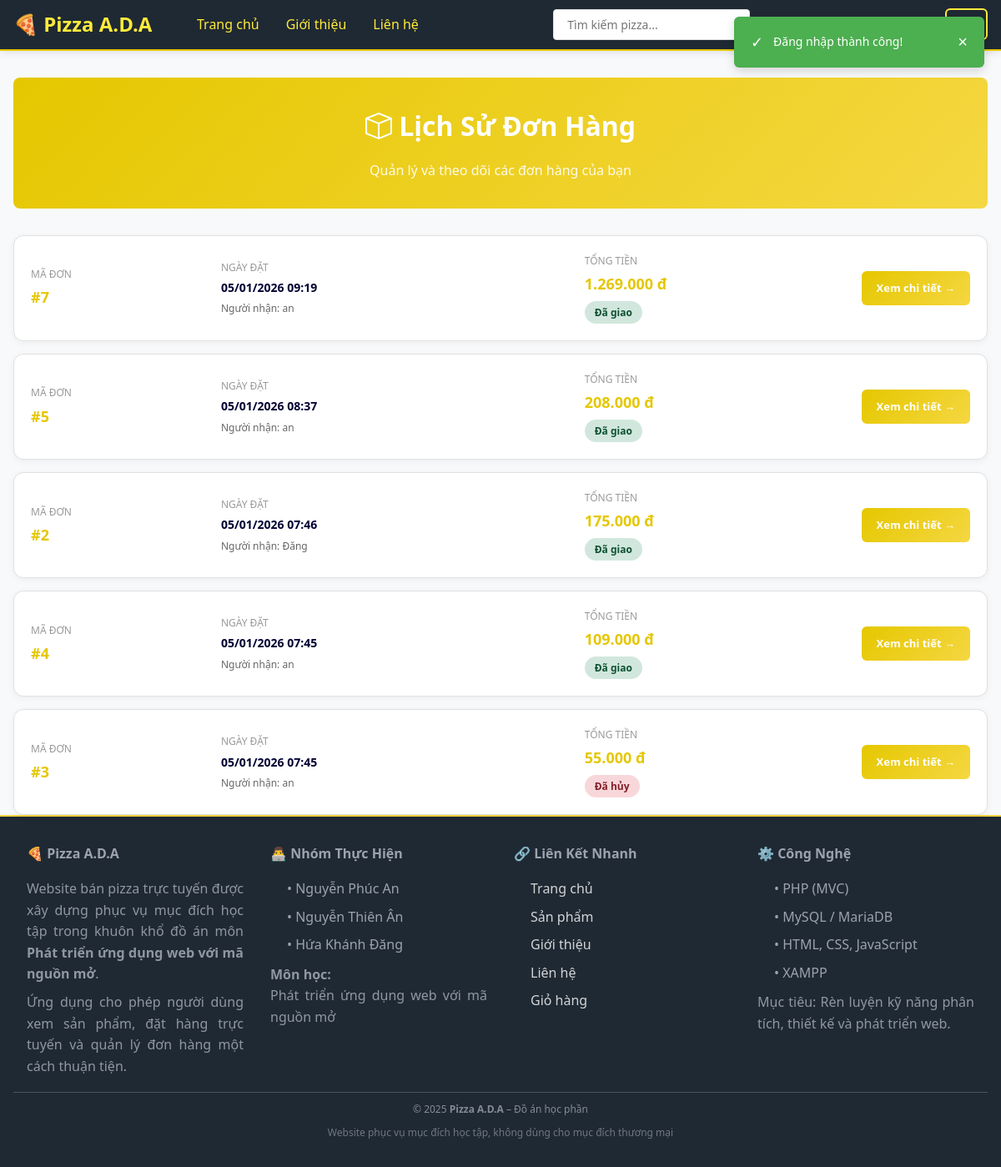
Screenshot of /public/index.php?action=order&method=history (signed in) with the database file from the repository.
### tables this page shows
CREATE TABLE `orders` (
  `order_id` int(11) NOT NULL,
  `tong_tien` decimal(10,2) NOT NULL,
  `phuong_thuc_thanh_toan` varchar(255) NOT NULL,
  `trang_thai` varchar(50) NOT NULL DEFAULT 'Chờ xác nhận',
  `ngay_tao_order` timestamp NOT NULL DEFAULT current_timestamp() ON UPDATE current_timestamp(),
  `nguoi_mua_id` int(11) NOT NULL,
  `nguoi_nhan` varchar(255) NOT NULL,
  `sdt_nguoi_nhan` varchar(10) NOT NULL,
  `dia-chi_nhan` text NOT NULL
);

### app/Controllers/Controller.php (called while the page is built, shortened)
<?php
class Controller
{
    protected function render($view, $data = [])
    {
        extract($data);
        $viewPath = APP_PATH . 'Views/' . $view . '.php';
        include $viewPath;
    }
    protected function checkSession()
    {
        if (isset($_SESSION['user_id'])) {
            $this->user = [
                'user_id' => $_SESSION['user_id'],
                'ten_nguoi_dung' => $_SESSION['ten_nguoi_dung'],
                'email_user' => $_SESSION['email_user'] ?? null,
                'is_customer' => true
            ];
        }
    }
}
?>

### app/Controllers/OrderController.php (called while the page is built, shortened)
<?php
require_once APP_PATH . 'Controllers/Controller.php';
require_once APP_PATH . 'Models/Order.php';
class OrderController extends Controller
{
    private $orderModel;
    public function __construct()
    {
        $this->orderModel = new Order();
    }
    public function history()
    {
        $page = $_GET['page'] ?? 1;
        $orders = $this->orderModel->getByUserId($this->user['user_id'], $page);
        $total = $this->orderModel->countByUserId($this->user['user_id']);
        $totalPages = ceil($total / ADMIN_ITEMS_PER_PAGE);
        $data = [
            'orders' => $orders,
            'current_page' => $page,
            'total_pages' => $totalPages
        ];
        $this->render('order/history', $data);
    }
}
?>

### config/Database.php (called while the page is built)
<?php
class Database
{
    private static $connection = null;
    public static function connect()
    {
        if (self::$connection === null) {
            try {
                $config = [
                    'host' => 'localhost:3307',
                    'dbname' => 'web_ban_pizza',
                    'user' => 'root',
                    'password' => ''
                ];
                $dsn = "mysql:host=" . $config['host'] . ";dbname=" . $config['dbname'] . ";charset=utf8mb4";
                self::$connection = new PDO(
                    $dsn,
                    $config['user'],
                    $config['password'],
                    [
                        PDO::ATTR_ERRMODE => PDO::ERRMODE_EXCEPTION,
                        PDO::ATTR_DEFAULT_FETCH_MODE => PDO::FETCH_ASSOC,
                        PDO::ATTR_EMULATE_PREPARES => false
                    ]
                );
            } catch (PDOException $e) {
                die("Connection Error: " . $e->getMessage());
            }
        }
        return self::$connection;
    }
}
?>

### app/Models/Order.php (called while the page is built, shortened)
<?php
require_once APP_PATH . 'Models/Model.php';
class Order extends Model
{
    protected $table = 'orders';
    public function getByUserId($userId, $page = 1)
    {
        $offset = ($page - 1) * ADMIN_ITEMS_PER_PAGE;
        $sql = "SELECT * FROM {$this->table} WHERE nguoi_mua_id = ?
                ORDER BY ngay_tao_order DESC
                LIMIT ? OFFSET ?";
        $stmt = $this->query($sql, [$userId, ADMIN_ITEMS_PER_PAGE, $offset]);
        return $stmt->fetchAll();
    }
}
?>

### app/Models/Model.php (called while the page is built, shortened)
<?php
require_once ROOT_PATH . 'config/Database.php';
abstract class Model
{
    protected $db;
    public function __construct()
    {
        $this->db = Database::connect();
    }
    public function query($sql, $params = [])
    {
        $stmt = $this->db->prepare($sql);
        $stmt->execute($params);
        return $stmt;
    }
}
?>

### app/Views/order/history.php (the view, shortened to what this page needs)
<?php include APP_PATH . 'Views/layout/header.php'; ?>
<div class="container">
    <div class="page-header">
        <h1><i class="bi bi-box"></i> Lịch Sử Đơn Hàng</h1>
        <p>Quản lý và theo dõi các đơn hàng của bạn</p>
    </div>
    <div style="margin-top: 30px;">
        <?php if (empty($orders)): ?>
            <div style="background: white; padding: 40px; border-radius: 12px; text-align: center; border: 1px solid #e0e0e0;">
                <div style="font-size: 48px; margin-bottom: 15px;"><i class="bi bi-cart-dash" style="color: #666; font-size: 48px;"></i></div>
                <h3 style="margin: 0 0 10px 0; color: var(--text-dark);">Chưa có đơn hàng nào</h3>
                <p style="margin: 0 0 20px 0; color: #666;">Bạn chưa đặt hàng. Hãy khám phá bộ sưu tập pizza của chúng tôi!</p>
                <a href="<?php echo SITE_URL; ?>index.php?action=home" class="btn btn-primary" style="display: inline-block; text-decoration: none; background: linear-gradient(135deg, var(--primary-color) 0%, var(--primary-light) 100%); color: white; padding: 12px 30px; border-radius: 6px; font-weight: 600;">
                    <i class="bi bi-circle"></i> Mua sắm ngay
                </a>
            </div>
        <?php else: ?>
            <div style="display: flex; flex-direction: column; gap: 15px;">
                <?php foreach ($orders as $order): ?>
                    <div style="background: white; border: 1px solid #e0e0e0; border-radius: 12px; padding: 20px; box-shadow: 0 2px 8px rgba(0,0,51,0.05); transition: box-shadow 0.3s;" onMouseOver="this.style.boxShadow='0 4px 16px rgba(0,0,51,0.1)'" onMouseOut="this.style.boxShadow='0 2px 8px rgba(0,0,51,0.05)'">
                        <div style="display: grid; grid-template-columns: 1fr 2fr 1.5fr auto; gap: 20px; align-items: center;">
                            <div>
                                <p style="margin: 0 0 4px 0; font-size: 12px; color: #999; text-transform: uppercase;">Mã đơn</p>
                                <p style="margin: 0; font-size: 18px; font-weight: 700; color: var(--primary-color);">#<?php echo $order['order_id']; ?></p>
                            </div>
                            <div>
                                <p style="margin: 0 0 4px 0; font-size: 12px; color: #999; text-transform: uppercase;">Ngày đặt</p>
                                <p style="margin: 0; font-size: 14px; color: var(--text-dark); font-weight: 600;"><?php echo date('d/m/Y H:i', strtotime($order['ngay_tao_order'])); ?></p>
                                <p style="margin: 4px 0 0 0; font-size: 12px; color: #666;">Người nhận: <?php echo htmlspecialchars($order['nguoi_nhan'] ?? '-'); ?></p>
                            </div>
                            <div>
                                <p style="margin: 0 0 4px 0; font-size: 12px; color: #999; text-transform: uppercase;">Tổng tiền</p>
                                <p style="margin: 0 0 6px 0; font-size: 18px; font-weight: 700; color: var(--primary-color);"><?php echo number_format($order['tong_tien'], 0, ',', '.'); ?> đ</p>
                                <span style="display: inline-block; padding: 4px 12px; border-radius: 20px; font-size: 12px; font-weight: 600;
                                    <?php
                                    $status = $order['trang_thai'];
                                    if ($status === 'Chờ xác nhận') echo 'background: #fff3cd; color: #856404;';
                                    elseif ($status === 'Đã xác nhận') echo 'background: #d1ecf1; color: #0c5460;';
                                    elseif ($status === 'Đang giao') echo 'background: #cfe2ff; color: #084298;';
                                    elseif ($status === 'Đã giao') echo 'background: #d1e7dd; color: #0f5132;';
                                    elseif ($status === 'Đã hủy') echo 'background: #f8d7da; color: #842029;';
                                    ?>">
                                    <?php echo htmlspecialchars($status); ?>
                                </span>
                            </div>
                            <div>
                                <a href="<?php echo SITE_URL; ?>index.php?action=order&method=detail&id=<?php echo $order['order_id']; ?>"
                                   style="display: inline-block; background: linear-gradient(135deg, var(--primary-color) 0%, var(--primary-light) 100%); color: white; padding: 10px 18px; border-radius: 6px; text-decoration: none; font-size: 13px; font-weight: 600; transition: transform 0.2s;"
                                   onMouseOver="this.style.transform='translateY(-2px)'" onMouseOut="this.style.transform='translateY(0)'">
                                    Xem chi tiết →
                                </a>
                            </div>
                        </div>
                    </div>
                <?php endforeach; ?>
            </div>
        <?php endif; ?>
    </div>
</div>
<?php include APP_PATH . 'Views/layout/footer.php'; ?>

### public/assets/css/base.css (style rules this page uses)
* { margin: 0; padding: 0; box-sizing: border-box; }
:root { --primary-color: #e5c700; --primary-dark: #d4b700; --primary-light: #f5d742; --accent-color: #ffeb3b; --accent-light: #ffeb99; --success-color: #27ae60; --error-color: #e74c3c; --warning-color: #f39c12; --info-color: #3498db; --bg-light: #f8f9fa; --bg-white: #ffffff; --text-dark: #000033; --text-gray: #666666; --text-light: #999999; --border-color: #e0e0e0; --spacing-xs: 4px; --spacing-sm: 8px; --spacing-md: 16px; --spacing-lg: 24px; --spacing-xl: 32px; }
body { font-family: 'Segoe UI', Tahoma, Geneva, Verdana, sans-serif; color: var(--text-gray); background-color: var(--bg-light); line-height: 1.6; }
a { color: var(--primary-color); text-decoration: none; transition: color 0.3s ease; }
.container { max-width: 1200px; margin: 0 auto; padding: 0 var(--spacing-md); }

### public/assets/css/components.css (style rules this page uses)
.page-header { background: linear-gradient(135deg, var(--primary-color) 0%, var(--primary-light) 100%); color: white; padding: var(--spacing-xl) 0; margin: var(--spacing-xl) 0; text-align: center; border-radius: 8px; }
.page-header h1 { font-size: 32px; font-weight: 700; margin: 0; }

### public/assets/css/pages-about.css (style rules this page uses)
.page-header { background: linear-gradient(135deg, var(--primary-color) 0%, var(--primary-light) 100%); color: white; padding: var(--spacing-xl) 0; margin: var(--spacing-xl) 0; text-align: center; border-radius: 8px; }
.page-header h1 { font-size: 32px; font-weight: 700; margin: 0 0 var(--spacing-md) 0; }
.page-header p { font-size: 16px; margin: 0; opacity: 0.9; }

### rows the page displays
orders: order_id "7", ngay_tao_order "05/01/2026 09:19", nguoi_nhan "an", tong_tien "1.269.000", trang_thai "Đã giao"
orders: order_id "5", ngay_tao_order "05/01/2026 08:37", nguoi_nhan "an", tong_tien "208.000", trang_thai "Đã giao"
orders: order_id "2", ngay_tao_order "05/01/2026 07:46", nguoi_nhan "Đăng", tong_tien "175.000", trang_thai "Đã giao"
orders: order_id "4", ngay_tao_order "05/01/2026 07:45", nguoi_nhan "an", tong_tien "109.000", trang_thai "Đã giao"
orders: order_id "3", ngay_tao_order "05/01/2026 07:45", nguoi_nhan "an", tong_tien "55.000", trang_thai "Đã hủy"
